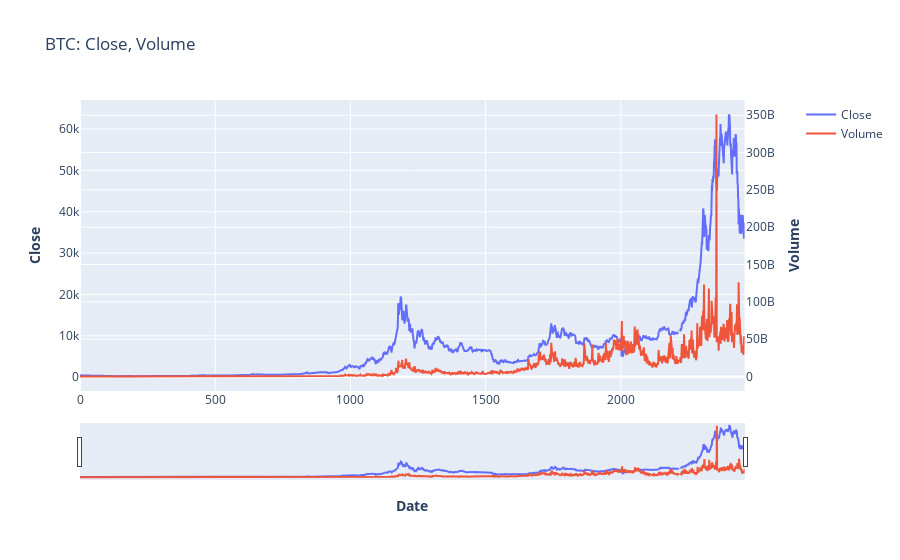

Notebook source saved alongside this figure:
### Code cell
# plotting Closing Price and Volume
fig = make_subplots(specs=[[{"secondary_y": True}]])

# Add traces
fig.add_trace(go.Scatter(x=dataset['Close'].index, y=dataset['Close'].values, name='Close'), secondary_y=False)

fig.add_trace(go.Scatter(x=dataset['Volume'].index, y=dataset['Volume'].values, name='Volume'), secondary_y=True)

# Add figure title
fig.update_layout(title_text="BTC: {}, {}".format('Close', 'Volume'))

# Set x-axis title
fig.update_xaxes(title_text='<b>Date</b>')

# Set y-axes titles
fig.update_yaxes(title_text='<b>Close</b>', secondary_y=False)
fig.update_yaxes(title_text='<b>Volume</b>', secondary_y=True)

# Adding slider
fig.update_xaxes(
    rangeslider_visible=True,
    rangeselector=dict(
        buttons=list([
            dict(count=1, label="1m", step="month", stepmode="backward"),
            dict(count=6, label="6m", step="month", stepmode="backward"),
            dict(count=1, label="YTD", step="year", stepmode="todate"),
            dict(count=1, label="1y", step="year", stepmode="backward"),
            dict(step="all")
        ])
    )
)

fig.show()

### Figure 1 — Plotly figure (JSON) as saved in the notebook; plotly's stock layout.template omitted (floating-point values rounded to 4 significant figures; data arrays with more than 128 entries replaced by an {"elided": "..."} marker saying what was removed)
{"data": [{"name": "Close", "type": "scatter", "x": {"elided": "2459 int values"}, "xaxis": "x", "y": {"elided": "2459 float values"}, "yaxis": "y"}, {"name": "Volume", "type": "scatter", "x": {"elided": "2459 int values"}, "xaxis": "x", "y": {"elided": "2459 int values"}, "yaxis": "y2"}], "layout": {"title": {"text": "BTC: Close, Volume"}, "xaxis": {"anchor": "y", "domain": [0, 0.94], "rangeselector": {"buttons": [{"count": 1, "label": "1m", "step": "month", "stepmode": "backward"}, {"count": 6, "label": "6m", "step": "month", "stepmode": "backward"}, {"count": 1, "label": "YTD", "step": "year", "stepmode": "todate"}, {"count": 1, "label": "1y", "step": "year", "stepmode": "backward"}, {"step": "all"}]}, "rangeslider": {"visible": true}, "title": {"text": "<b>Date</b>"}}, "yaxis": {"anchor": "x", "domain": [0, 1], "title": {"text": "<b>Close</b>"}}, "yaxis2": {"anchor": "x", "overlaying": "y", "side": "right", "title": {"text": "<b>Volume</b>"}}}}
